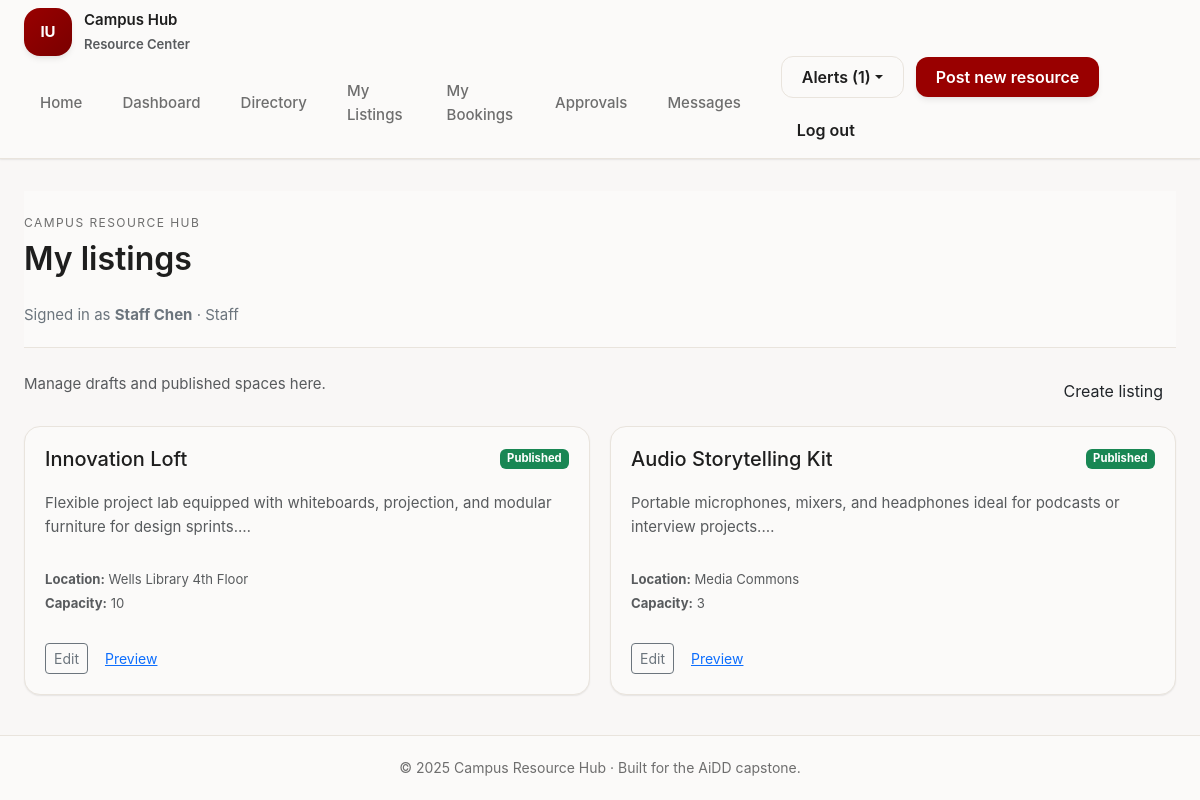
The page /resources/mine (signed in) on the database its author committed.
### tables this page shows
CREATE TABLE users (
    user_id INTEGER PRIMARY KEY AUTOINCREMENT,
    name TEXT NOT NULL,
    email TEXT NOT NULL UNIQUE,
    password_hash TEXT NOT NULL,
    role TEXT NOT NULL CHECK(role IN ('student','staff','admin')),
    department TEXT,
    email_verified INTEGER DEFAULT 0,
    created_at TEXT DEFAULT CURRENT_TIMESTAMP
);

CREATE TABLE resources (
    resource_id INTEGER PRIMARY KEY AUTOINCREMENT,
    owner_id INTEGER NOT NULL,
    title TEXT NOT NULL,
    summary TEXT NOT NULL,
    category TEXT NOT NULL,
    location TEXT NOT NULL,
    capacity INTEGER NOT NULL,
    availability_notes TEXT,
    status TEXT NOT NULL DEFAULT 'draft',
    created_at TEXT DEFAULT CURRENT_TIMESTAMP,
    updated_at TEXT DEFAULT CURRENT_TIMESTAMP,
    FOREIGN KEY(owner_id) REFERENCES users(user_id)
);

### src/controllers/resource_controller.py (the view)
@resource_bp.route('/mine')
@login_required
def my_resources():
    if not _require_resource_owner_role():
        return redirect(url_for('dashboard.overview'))
    resources = ResourceDAL.get_resources_by_owner(current_user.user_id)
    return render_template(
        'resources/mine.html',
        resources=resources,
        statuses=RESOURCE_STATUSES,
    )

### src/controllers/resource_controller.py (called while the page is built)
def _require_resource_owner_role():
    if not _user_can_manage_resources():
        flash('Only staff and admin users can manage resources.', 'danger')
        return False
    return True

def _user_can_manage_resources() -> bool:
    return current_user.is_authenticated and current_user.role in RESOURCE_OWNER_ROLES

### src/data_access/db.py (called while the page is built)
def get_connection(close_only: bool = False) -> Optional[sqlite3.Connection]:
    if close_only:
        return getattr(g, '_database', None)
    conn = getattr(g, '_database', None)
    if conn is None:
        database_path = current_app.config['DATABASE_PATH']
        conn = g._database = sqlite3.connect(database_path, detect_types=sqlite3.PARSE_DECLTYPES)
        conn.row_factory = sqlite3.Row
    return conn

### src/data_access/notification_dal.py (called while the page is built)
    @staticmethod
    def list_for_user(user_id: int, limit: int = 10) -> List[dict]:
        conn = get_connection()
        rows = conn.execute(
            'SELECT * FROM notifications WHERE user_id = ? ORDER BY created_at DESC LIMIT ?',
            (user_id, limit)
        ).fetchall()
        return [dict(row) for row in rows]

### src/data_access/resource_dal.py (called while the page is built)
    @staticmethod
    def _row_to_resource(row) -> Optional[Resource]:
        if row is None:
            return None
        gallery_rows = ResourceDAL._fetch_gallery(row['resource_id'])
        return Resource(
            resource_id=row['resource_id'],
            owner_id=row['owner_id'],
            title=row['title'],
            summary=row['summary'],
            category=row['category'],
            location=row['location'],
            capacity=row['capacity'],
            availability_notes=row['availability_notes'],
            status=row['status'],
            gallery=gallery_rows,
        )

    @staticmethod
    def _fetch_gallery(resource_id: int) -> List[str]:
        conn = get_connection()
        rows = conn.execute(
            'SELECT file_path FROM resource_images WHERE resource_id = ? ORDER BY image_id ASC',
            (resource_id,)
        ).fetchall()
        return [row['file_path'] for row in rows]

    @staticmethod
    def get_resources_by_owner(owner_id: int) -> List[Resource]:
        conn = get_connection()
        rows = conn.execute(
            'SELECT * FROM resources WHERE owner_id = ? ORDER BY created_at DESC',
            (owner_id,)
        ).fetchall()
        return [ResourceDAL._row_to_resource(row) for row in rows]

### src/templates/resources/mine.html (shortened to what this page needs)
{% extends 'layout.html' %}
{% block page_heading %}My listings{% endblock %}
{% block content %}
<div class="d-flex justify-content-between mb-3">
    <div>
        <p class="text-muted mb-0">Manage drafts and published spaces here.</p>
    </div>
    {% if current_user.role in ['staff', 'admin'] %}
    <a href="{{ url_for('resource.create') }}" class="btn btn-primary-solid">Create listing</a>
    {% endif %}
</div>
<div class="resource-grid">
    {% for resource in resources %}
    <article class="resource-card">
        <div class="d-flex justify-content-between align-items-center">
            <h3 class="h5 mb-0">{{ resource.title }}</h3>
            <span class="badge bg-{% if resource.status=='published' %}success{% elif resource.status=='draft' %}secondary{% else %}dark{% endif %}">{{ resource.status|title }}</span>
        </div>
        <p class="text-muted mt-2">{{ resource.summary[:140] }}&hellip;</p>
        <ul class="list-unstyled small text-muted mb-3">
            <li><strong>Location:</strong> {{ resource.location }}</li>
            <li><strong>Capacity:</strong> {{ resource.capacity }}</li>
        </ul>
        <div class="resource-footer d-flex gap-2">
            <a class="btn btn-outline-secondary btn-sm" href="{{ url_for('resource.edit', resource_id=resource.resource_id) }}">Edit</a>
            <a class="btn btn-link btn-sm" href="{{ url_for('resource.detail', resource_id=resource.resource_id) }}">Preview</a>
        </div>
    </article>
    {% else %}
    <p>You have not created any listings yet.</p>
    {% endfor %}
</div>
{% endblock %}

### src/templates/layout.html (shortened to what this page needs)
<!DOCTYPE html>
<html lang="en">
<head>
    <link href="https://cdn.jsdelivr.net/npm/bootstrap@5.3.3/dist/css/bootstrap.min.css" rel="stylesheet">
    <link rel="stylesheet" href="{{ url_for('static', filename='css/app.css') }}?v={{ current_year }}">
</head>
<body>
    <div class="app-shell">
        <nav class="global-nav navbar navbar-expand-lg navbar-light" aria-label="Primary">
            <div class="app-container d-flex flex-wrap align-items-center">
                <a class="brand-mark me-auto" href="{{ url_for('site.home') }}">
                    <span class="brand-icon">IU</span>
                    <div>
                        <span class="d-block">Campus Hub</span>
                        <small class="text-muted">Resource Center</small>
                    </div>
                </a>
                <div class="collapse navbar-collapse" id="primaryNav">
                    <ul class="navbar-nav ms-auto align-items-lg-center gap-2">
                        <li class="nav-item"><a class="nav-pill" href="{{ url_for('site.home') }}">Home</a></li>
                        <li class="nav-item"><a class="nav-pill" href="{{ url_for('dashboard.overview') }}">Dashboard</a></li>
                        <li class="nav-item"><a class="nav-pill" href="{{ url_for('resource.browse') }}">Directory</a></li>
                        {% if current_user.is_authenticated %}
                        {% if current_user.role in ['staff', 'admin'] %}
                        <li class="nav-item"><a class="nav-pill" href="{{ url_for('resource.my_resources') }}">My Listings</a></li>
                        {% endif %}
                        <li class="nav-item"><a class="nav-pill" href="{{ url_for('booking.my_bookings') }}">My Bookings</a></li>
                        {% if current_user.role in ['staff', 'admin'] %}
                        <li class="nav-item"><a class="nav-pill" href="{{ url_for('booking.owner_inbox') }}">Approvals</a></li>
                        {% endif %}
                        <li class="nav-item"><a class="nav-pill" href="{{ url_for('message.inbox') }}">Messages</a></li>
                        {% endif %}
                    </ul>
                    <div class="nav-actions ms-lg-4">
                        {% if current_user.is_authenticated %}
                        <div class="dropdown">
                            <button class="btn btn-secondary-iu dropdown-toggle" type="button" data-bs-toggle="dropdown" aria-expanded="false">
                                Alerts ({{ nav_notifications|length }})
                            </button>
                        </div>
                        {% if current_user.role in ['staff', 'admin'] %}
                        <a href="{{ url_for('resource.create') }}" class="btn btn-primary-iu">Post new resource</a>
                        {% endif %}
                        <a href="{{ url_for('auth.logout') }}" class="btn btn-ghost-iu">Log out</a>
                        {% else %}
                        <a class="btn btn-secondary-iu" href="{{ url_for('auth.login') }}">Sign in</a>
                        <a class="btn btn-primary-iu" href="{{ url_for('auth.register') }}">Get started</a>
                        {% endif %}
                    </div>
                </div>
            </div>
        </nav>
        <main id="main-content" class="app-content">
            <div class="app-container">
                <header class="app-topbar">
                    <div class="page-heading">
                        <p class="eyebrow mb-1">Campus Resource Hub</p>
                        <h1 class="mb-0">{% block page_heading %}Resource Hub{% endblock %}</h1>
                    </div>
                    {% if current_user.is_authenticated %}
                    <p class="text-secondary mb-0">Signed in as <strong>{{ current_user.name }}</strong> · {{ current_user.role|title }}</p>
                    {% endif %}
                </header>
                {% block content %}{% endblock %}
            </div>
        </main>
        <footer class="app-footer">
            <div class="app-container">
                &copy; {{ current_year }} Campus Resource Hub · Built for the AiDD capstone.
            </div>
        </footer>
    </div>
</body>
</html>

### rows shown on the page
users: name "Staff Chen", role "Staff"
resources: title "Innovation Loft", status "Published", summary "Flexible project lab equipped with whiteboards, projection, and modular furniture for design sprints.", location "Wells Library 4th Floor", capacity "10"
resources: title "Audio Storytelling Kit", status "Published", summary "Portable microphones, mixers, and headphones ideal for podcasts or interview projects.", location "Media Commons", capacity "3"

### other values the page prints
{{ nav_notifications|length }} "1"
